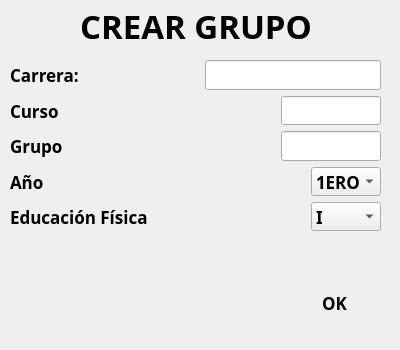
<?xml version="1.0" encoding="UTF-8"?>
<ui version="4.0">
 <class>MainWindow10</class>
 <widget class="QMainWindow" name="MainWindow10">
  <property name="geometry">
   <rect>
    <x>0</x>
    <y>0</y>
    <width>400</width>
    <height>350</height>
   </rect>
  </property>
  <property name="minimumSize">
   <size>
    <width>400</width>
    <height>350</height>
   </size>
  </property>
  <property name="maximumSize">
   <size>
    <width>400</width>
    <height>350</height>
   </size>
  </property>
  <property name="windowTitle">
   <string>Educación Física UO</string>
  </property>
  <property name="windowIcon">
   <iconset>
    <normaloff>:/icons/res/registro2.svg</normaloff>:/icons/res/registro2.svg</iconset>
  </property>
  <property name="styleSheet">
   <string notr="true">QPushButton 
{
	border-radius:5px;
	background-color: &quot;white&quot;;
}

QPushButton:hover { background-color: rgb(200,200,200)}

#centralwidget
{
border-image: url(:/images/fondo.jpg);
}</string>
  </property>
  <widget class="QWidget" name="centralwidget">
   <widget class="QPushButton" name="pushButton">
    <property name="geometry">
     <rect>
      <x>10</x>
      <y>10</y>
      <width>30</width>
      <height>30</height>
     </rect>
    </property>
    <property name="minimumSize">
     <size>
      <width>30</width>
      <height>30</height>
     </size>
    </property>
    <property name="maximumSize">
     <size>
      <width>30</width>
      <height>30</height>
     </size>
    </property>
    <property name="styleSheet">
     <string notr="true"/>
    </property>
    <property name="text">
     <string/>
    </property>
    <property name="icon">
     <iconset resource="img.qrc">
      <normaloff>:/imgenes/imgenes/atras - copia.png</normaloff>:/imgenes/imgenes/atras - copia.png</iconset>
    </property>
    <property name="iconSize">
     <size>
      <width>25</width>
      <height>25</height>
     </size>
    </property>
   </widget>
   <widget class="QLabel" name="label">
    <property name="geometry">
     <rect>
      <x>80</x>
      <y>10</y>
      <width>251</width>
      <height>31</height>
     </rect>
    </property>
    <property name="font">
     <font>
      <family>Ubuntu Condensed</family>
      <pointsize>25</pointsize>
      <weight>75</weight>
      <bold>true</bold>
     </font>
    </property>
    <property name="text">
     <string>CREAR GRUPO</string>
    </property>
   </widget>
   <widget class="QPushButton" name="pushButton_2">
    <property name="geometry">
     <rect>
      <x>290</x>
      <y>290</y>
      <width>89</width>
      <height>25</height>
     </rect>
    </property>
    <property name="font">
     <font>
      <family>Ubuntu Condensed</family>
      <pointsize>13</pointsize>
      <weight>75</weight>
      <bold>true</bold>
     </font>
    </property>
    <property name="text">
     <string>OK</string>
    </property>
   </widget>
   <widget class="QWidget" name="verticalLayoutWidget">
    <property name="geometry">
     <rect>
      <x>10</x>
      <y>60</y>
      <width>371</width>
      <height>171</height>
     </rect>
    </property>
    <layout class="QVBoxLayout" name="verticalLayout">
     <item>
      <layout class="QHBoxLayout" name="horizontalLayout_2">
       <item>
        <widget class="QLabel" name="label_3">
         <property name="font">
          <font>
           <family>Ubuntu Condensed</family>
           <pointsize>13</pointsize>
           <weight>75</weight>
           <bold>true</bold>
          </font>
         </property>
         <property name="text">
          <string>Carrera: </string>
         </property>
        </widget>
       </item>
       <item>
        <spacer name="horizontalSpacer_2">
         <property name="orientation">
          <enum>Qt::Horizontal</enum>
         </property>
         <property name="sizeHint" stdset="0">
          <size>
           <width>40</width>
           <height>20</height>
          </size>
         </property>
        </spacer>
       </item>
       <item>
        <widget class="QLineEdit" name="lineEdit_2">
         <property name="sizePolicy">
          <sizepolicy hsizetype="Expanding" vsizetype="Fixed">
           <horstretch>0</horstretch>
           <verstretch>0</verstretch>
          </sizepolicy>
         </property>
         <property name="maximumSize">
          <size>
           <width>200</width>
           <height>16777215</height>
          </size>
         </property>
         <property name="font">
          <font>
           <family>Ubuntu Condensed</family>
           <pointsize>13</pointsize>
           <weight>75</weight>
           <bold>true</bold>
          </font>
         </property>
        </widget>
       </item>
      </layout>
     </item>
     <item>
      <layout class="QHBoxLayout" name="horizontalLayout_4">
       <item>
        <widget class="QLabel" name="label_5">
         <property name="font">
          <font>
           <family>Ubuntu Condensed</family>
           <pointsize>13</pointsize>
           <weight>75</weight>
           <bold>true</bold>
          </font>
         </property>
         <property name="text">
          <string>Curso</string>
         </property>
        </widget>
       </item>
       <item>
        <spacer name="horizontalSpacer_5">
         <property name="orientation">
          <enum>Qt::Horizontal</enum>
         </property>
         <property name="sizeHint" stdset="0">
          <size>
           <width>40</width>
           <height>20</height>
          </size>
         </property>
        </spacer>
       </item>
       <item>
        <widget class="QLineEdit" name="lineEdit_4">
         <property name="maximumSize">
          <size>
           <width>100</width>
           <height>16777215</height>
          </size>
         </property>
         <property name="font">
          <font>
           <family>Ubuntu Condensed</family>
           <pointsize>13</pointsize>
           <weight>75</weight>
           <bold>true</bold>
          </font>
         </property>
        </widget>
       </item>
      </layout>
     </item>
     <item>
      <layout class="QHBoxLayout" name="horizontalLayout">
       <item>
        <widget class="QLabel" name="label_2">
         <property name="font">
          <font>
           <family>Ubuntu Condensed</family>
           <pointsize>13</pointsize>
           <weight>75</weight>
           <bold>true</bold>
          </font>
         </property>
         <property name="text">
          <string>Grupo   </string>
         </property>
        </widget>
       </item>
       <item>
        <spacer name="horizontalSpacer_4">
         <property name="orientation">
          <enum>Qt::Horizontal</enum>
         </property>
         <property name="sizeHint" stdset="0">
          <size>
           <width>40</width>
           <height>20</height>
          </size>
         </property>
        </spacer>
       </item>
       <item>
        <widget class="QLineEdit" name="lineEdit">
         <property name="maximumSize">
          <size>
           <width>100</width>
           <height>16777215</height>
          </size>
         </property>
         <property name="font">
          <font>
           <family>Ubuntu Condensed</family>
           <pointsize>13</pointsize>
           <weight>75</weight>
           <bold>true</bold>
          </font>
         </property>
        </widget>
       </item>
      </layout>
     </item>
     <item>
      <layout class="QHBoxLayout" name="horizontalLayout_3">
       <item>
        <widget class="QLabel" name="label_4">
         <property name="font">
          <font>
           <family>Ubuntu Condensed</family>
           <pointsize>13</pointsize>
           <weight>75</weight>
           <bold>true</bold>
          </font>
         </property>
         <property name="text">
          <string>Año</string>
         </property>
        </widget>
       </item>
       <item>
        <spacer name="horizontalSpacer">
         <property name="orientation">
          <enum>Qt::Horizontal</enum>
         </property>
         <property name="sizeHint" stdset="0">
          <size>
           <width>40</width>
           <height>20</height>
          </size>
         </property>
        </spacer>
       </item>
       <item>
        <widget class="QComboBox" name="comboBox">
         <property name="minimumSize">
          <size>
           <width>70</width>
           <height>0</height>
          </size>
         </property>
         <property name="maximumSize">
          <size>
           <width>70</width>
           <height>16777215</height>
          </size>
         </property>
         <property name="font">
          <font>
           <family>Ubuntu Condensed</family>
           <pointsize>13</pointsize>
           <weight>75</weight>
           <bold>true</bold>
          </font>
         </property>
         <item>
          <property name="text">
           <string>1ERO</string>
          </property>
         </item>
         <item>
          <property name="text">
           <string>2DO</string>
          </property>
         </item>
        </widget>
       </item>
      </layout>
     </item>
     <item>
      <layout class="QHBoxLayout" name="horizontalLayout_5">
       <item>
        <widget class="QLabel" name="label_6">
         <property name="font">
          <font>
           <family>Ubuntu Condensed</family>
           <pointsize>13</pointsize>
           <weight>75</weight>
           <bold>true</bold>
          </font>
         </property>
         <property name="text">
          <string>Educación Física</string>
         </property>
        </widget>
       </item>
       <item>
        <spacer name="horizontalSpacer_3">
         <property name="orientation">
          <enum>Qt::Horizontal</enum>
         </property>
         <property name="sizeHint" stdset="0">
          <size>
           <width>40</width>
           <height>20</height>
          </size>
         </property>
        </spacer>
       </item>
       <item>
        <widget class="QComboBox" name="comboBox_2">
         <property name="minimumSize">
          <size>
           <width>70</width>
           <height>0</height>
          </size>
         </property>
         <property name="maximumSize">
          <size>
           <width>70</width>
           <height>16777215</height>
          </size>
         </property>
         <property name="font">
          <font>
           <family>Ubuntu Condensed</family>
           <pointsize>13</pointsize>
           <weight>75</weight>
           <bold>true</bold>
          </font>
         </property>
         <item>
          <property name="text">
           <string>I</string>
          </property>
         </item>
         <item>
          <property name="text">
           <string>II</string>
          </property>
         </item>
         <item>
          <property name="text">
           <string>III</string>
          </property>
         </item>
         <item>
          <property name="text">
           <string>IV</string>
          </property>
         </item>
        </widget>
       </item>
      </layout>
     </item>
    </layout>
   </widget>
  </widget>
  <widget class="QMenuBar" name="menubar">
   <property name="geometry">
    <rect>
     <x>0</x>
     <y>0</y>
     <width>400</width>
     <height>21</height>
    </rect>
   </property>
  </widget>
 </widget>
 <tabstops>
  <tabstop>lineEdit_2</tabstop>
  <tabstop>lineEdit_4</tabstop>
  <tabstop>lineEdit</tabstop>
  <tabstop>comboBox</tabstop>
  <tabstop>comboBox_2</tabstop>
  <tabstop>pushButton_2</tabstop>
  <tabstop>pushButton</tabstop>
 </tabstops>
 <resources>
  <include location="img.qrc"/>
 </resources>
 <connections/>
</ui>
